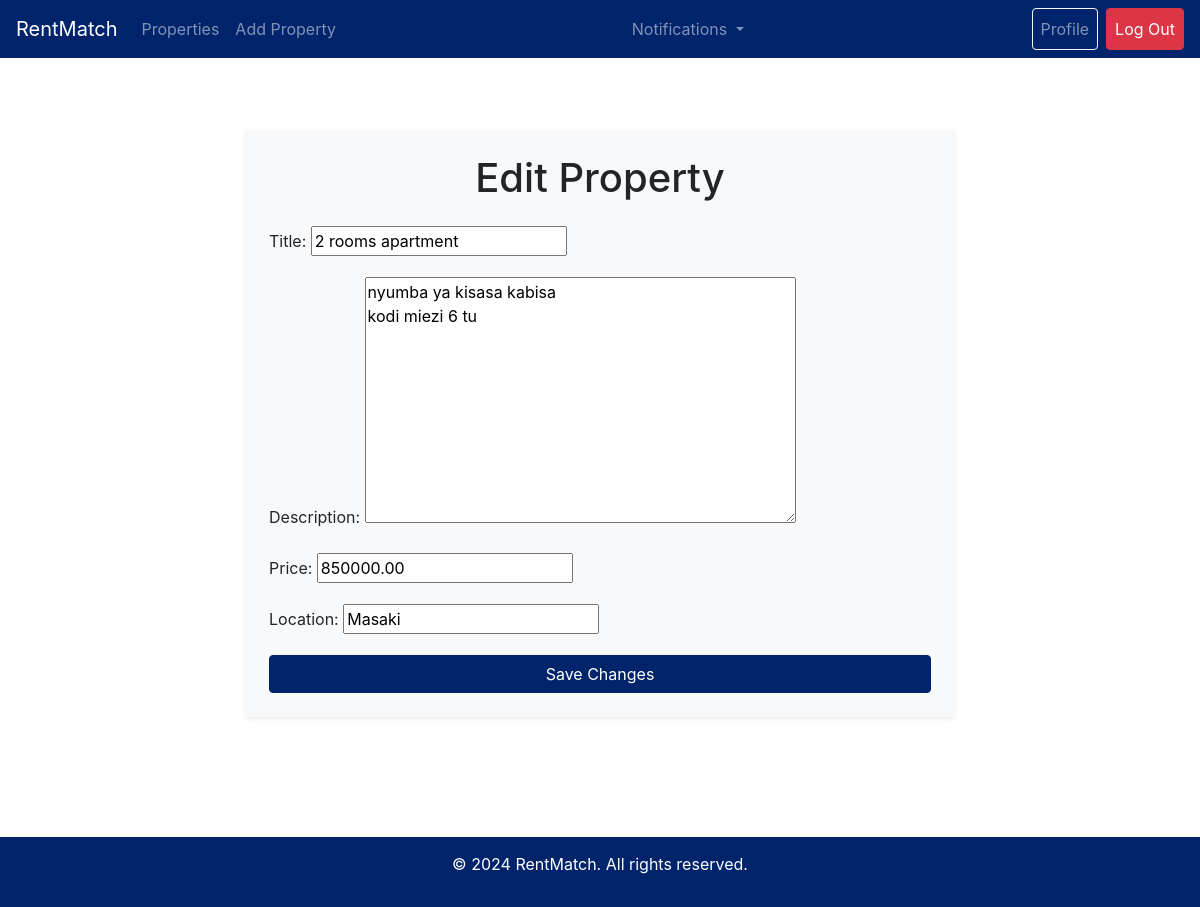
/property/5/edit/ (signed in), run on the app's committed database.
### rentapp/models.py (models this page shows, shortened)
class Property(models.Model):
    owner = models.ForeignKey(settings.AUTH_USER_MODEL, on_delete=models.CASCADE, related_name='owned_properties')
    title = models.CharField(max_length=100)
    description = models.TextField()
    location = models.CharField(max_length=100)
    price = models.DecimalField(max_digits=10, decimal_places=2)
    seller = models.ForeignKey(settings.AUTH_USER_MODEL, on_delete=models.CASCADE, related_name='sold_properties')

### rentapp/views.py (the view)
# urls.py: path('property/<int:pk>/edit/', views.edit_property, name='edit_property'),  # Edit property view
@login_required
def edit_property(request, pk):
    property_instance = get_object_or_404(Property, pk=pk)
    if request.method == 'POST':
        form = PropertyForm(request.POST, instance=property_instance)
        if form.is_valid():
            form.save()
            return redirect('property_detail', pk=property_instance.pk)
    else:
        form = PropertyForm(instance=property_instance)
    return render(request, 'edit_property.html', {'form': form})

### rentapp/forms.py
class PropertyForm(forms.ModelForm):
    class Meta:
        model = Property
        fields = ['title', 'description', 'price', 'location']

### templates/edit_property.html (shortened to what this page needs)
{% extends 'base.html' %}
{% block content %}
<div class="container mt-5">
    <div class="row">
        <div class="col-md-8 offset-md-2">
            <div class="form-container p-4 shadow-sm rounded bg-light">
                <h1 class="text-center mb-4">Edit Property</h1>
                <form method="post" enctype="multipart/form-data">
                    {{ form.as_p }}
                    <button type="submit" class="btn btn-primary btn-block">Save Changes</button>
                </form>
            </div>
        </div>
    </div>
</div>
{% endblock %}

### static/css/styles.css (style rules this page uses)
html, body { height: 100%; margin: 0; }
body { display: flex; flex-direction: column; min-height: 100vh; }
.container { flex: 1; }
.btn-primary { background-color: #00246B; border-color: #00246B; color: #fff; }
.form-container { max-width: 800px; margin: 0 auto; padding: 20px; }
form { display: flex; flex-direction: column; }

### templates/base.html (style rules this page uses)
html, body { height: 100%; margin: 0; display: flex; flex-direction: column; }
.container { flex: 1; padding-bottom: 60px; }

### data on the page
Property: title "2 rooms apartment", description "nyumba ya kisasa kabisa kodi miezi 6 tu", price "850000.00", location "Masaki"
